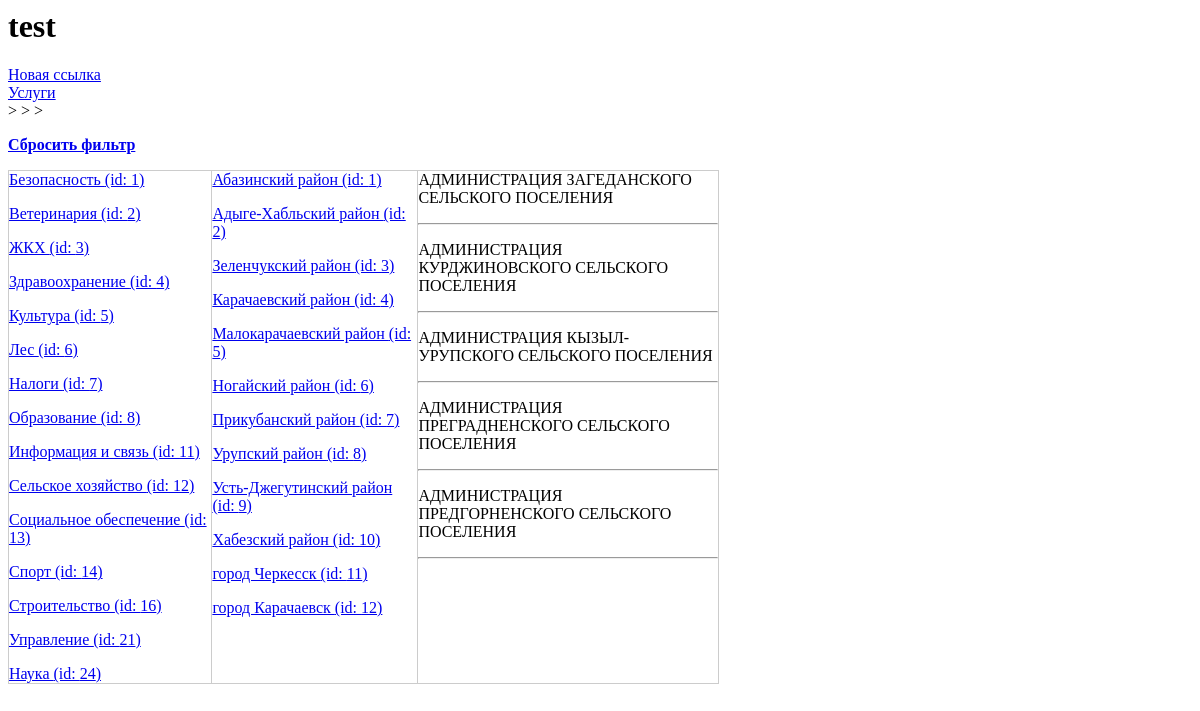
The page / on the database its author committed.
### rep_test_00/models.py (models this page shows, shortened)
class Otrasl(models.Model):
	name = models.CharField(max_length=50, verbose_name='Наименование')
	class Meta:
		verbose_name_plural = 'Отрасли'
		verbose_name = 'Отрасль'

class GorRayon(models.Model):
	region = models.ForeignKey(Regions, null=True, on_delete=models.PROTECT, verbose_name='Регион')
	name = models.CharField(max_length=50, verbose_name='Наименование')
	class Meta:
		verbose_name_plural = 'Города и(или) Районы'
		verbose_name = 'Город и(или) Район'

class Org(models.Model):
	otrasl = models.ForeignKey(Otrasl, null=True, on_delete=models.PROTECT, verbose_name='Отрасль')
	pod_otrasl = ChainedForeignKey(
        PodOtrasl,
        chained_field='otrasl',
        chained_model_field='otrasl',
        show_all=False,
        auto_choose=True,
        null=True,
        verbose_name='Подотрасль')
	region = models.ForeignKey(Regions, null=True, on_delete=models.PROTECT, verbose_name='Регион')
	rayon = ChainedForeignKey(
        GorRayon,
        chained_field='region',
        chained_model_field='region',
        show_all=False,
        auto_choose=True,
        null=True,
        verbose_name='Район')
	nsp = ChainedForeignKey(
        Nsp,
        chained_field='rayon',
        chained_model_field='rayon',
        show_all=False,
        auto_choose=True,
        null=True,
        verbose_name='Населенный пункт')
	inn = models.CharField(max_length=12, null=True, blank=True, verbose_name='ИНН')
	name = models.CharField(max_length=300, verbose_name='Наименование')
	name_short = models.CharField(null=True, max_length=300, verbose_name='Сокращенное наименование')
	okved = models.CharField(null=True, blank=True, max_length=8, verbose_name='ОКВЭД')
	okved_name = models.CharField(null=True, blank=True, max_length=500, verbose_name='ОКВЭД наименование')
	class Meta:
		verbose_name_plural = 'Организации'
		verbose_name = 'Организация'

### rep_test_00/views.py (the view)
# urls.py: path('', index),
def index(request):
	Rayons = GorRayon.objects.filter(org__rayon__gt=0).distinct()
	Nsps = Nsp.objects.filter(org__nsp__gt=0).distinct()
	Otrasls = Otrasl.objects.filter(org__otrasl__gt=0).distinct()
	PodOtrasls = PodOtrasl.objects.filter(org__pod_otrasl__gt=0).distinct()
	Orgs = Org.objects.all()[:5]
	context = {'Rayons':Rayons, 'Nsps':Nsps, 'Otrasls':Otrasls, 'PodOtrasls':PodOtrasls, 'me_otr':ME_OTRASL_ID, 'me_podotr':ME_PODOTRASL_ID, 'me_ray': ME_RAYON_ID, 'me_nsp':ME_NSP_ID, 'Orgs':Orgs }
	return render(request, 'org_selector/index_1.html', context)

### rep_test_00/templates/org_selector/index_1.html (shortened to what this page needs)
{% load static %}
<html>
<head>
	<link rel="stylesheet" href="{% static 'org_selector/style.css'%}">
</head>
<body>
	<h1>test</h1>
	<div>
		<a href="/0/0/0/0/0/">Новая ссылка</a>
		<br>
		<a href="/uslugi/0/0/">Услуги</a>
	</div>
	<div>
		{{ test.0 }} > {{ test.1 }} > {{ test.2 }} > {{ test.3 }}
		<p><a href="/0/0/0/0/"><strong>Сбросить фильтр</strong></a></p>
	</div>
	<div class="d-table">
	<div class="d-tr">
	<div class="d-td">
	{% for otrasl in Otrasls %}
		<p><a href="/{{otrasl.id}}/0/{{me_ray}}/{{me_nsp}}/">{{ otrasl.name }} (id: {{ otrasl.id }})</a></p>
	{% endfor %}
	</div>
	<div class="d-td">
	{% for rayon in Rayons %}
		<p><a href="/{{me_otr}}/{{me_podotr}}/{{rayon.id}}/0/">{{ rayon.name }} (id: {{ rayon.id }})</a></p>
	{% endfor %}
	</div>
	<div class="d-td basic">
		{% if Orgs.count > 0 %}
		{% for org in Orgs %}
			<p>{{ org.name }}</p>
			<hr>
		{% endfor %}
		{% else %}
			<p><strong><em>Нет данных ({{ test.0 }} > {{ test.1 }} > {{ test.2 }} > {{ test.3 }})!</em></strong></p>
		{% endif %}
	</div>
	</div>
	</div>
</body>
</html>

### rep_test_00/static/org_selector/style.css (style rules this page uses)
.d-table { display: table; width: 60%; border-collapse: collapse; }
.d-tr { display: table-row; }
.d-td { display: table-cell; border: none; border: 1px solid #ccc; }
.basic { width: 300px; }

### rows shown on the page
Otrasl: name "Безопасность", id "1"
Otrasl: name "Ветеринария", id "2"
Otrasl: name "ЖКХ", id "3"
Otrasl: name "Здравоохранение", id "4"
Otrasl: name "Культура", id "5"
Otrasl: name "Лес", id "6"
Otrasl: name "Налоги", id "7"
Otrasl: name "Образование", id "8"
Otrasl: name "Информация и связь", id "11"
Otrasl: name "Сельское хозяйство", id "12"
Otrasl: name "Социальное обеспечение", id "13"
Otrasl: name "Спорт", id "14"
Otrasl: name "Строительство", id "16"
Otrasl: name "Управление", id "21"
Otrasl: name "Наука", id "24"
GorRayon: name "Абазинский район", id "1"
GorRayon: name "Адыге-Хабльский район", id "2"
GorRayon: name "Зеленчукский район", id "3"
GorRayon: name "Карачаевский район", id "4"
GorRayon: name "Малокарачаевский район", id "5"
GorRayon: name "Ногайский район", id "6"
GorRayon: name "Прикубанский район", id "7"
GorRayon: name "Урупский район", id "8"
GorRayon: name "Усть-Джегутинский район", id "9"
GorRayon: name "Хабезский район", id "10"
GorRayon: name "город Черкесск", id "11"
GorRayon: name "город Карачаевск", id "12"
Org: name "АДМИНИСТРАЦИЯ ЗАГЕДАНСКОГО СЕЛЬСКОГО ПОСЕЛЕНИЯ"
Org: name "АДМИНИСТРАЦИЯ КУРДЖИНОВСКОГО СЕЛЬСКОГО ПОСЕЛЕНИЯ"
Org: name "АДМИНИСТРАЦИЯ КЫЗЫЛ-УРУПСКОГО СЕЛЬСКОГО ПОСЕЛЕНИЯ"
Org: name "АДМИНИСТРАЦИЯ ПРЕГРАДНЕНСКОГО СЕЛЬСКОГО ПОСЕЛЕНИЯ"
Org: name "АДМИНИСТРАЦИЯ ПРЕДГОРНЕНСКОГО СЕЛЬСКОГО ПОСЕЛЕНИЯ"
